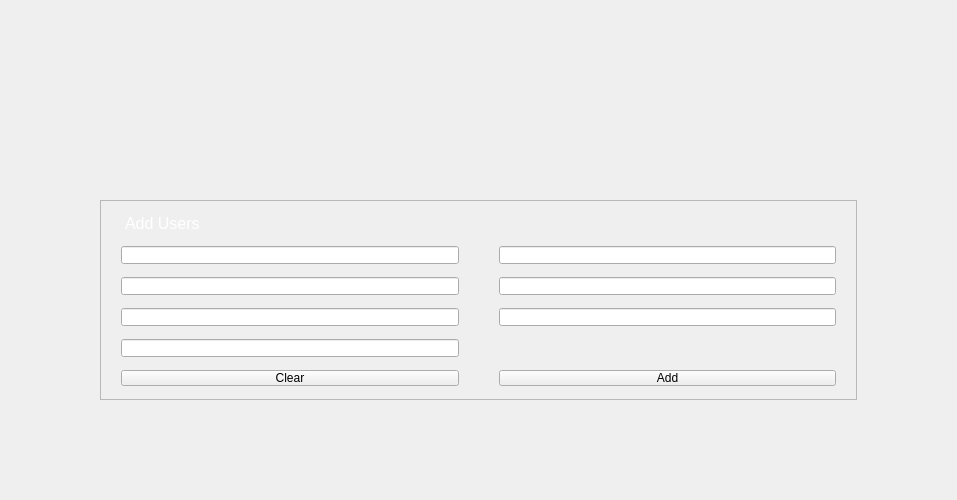
<?xml version="1.0" encoding="UTF-8"?>
<ui version="4.0">
 <class>Users</class>
 <widget class="QWidget" name="Users">
  <property name="geometry">
   <rect>
    <x>0</x>
    <y>0</y>
    <width>957</width>
    <height>500</height>
   </rect>
  </property>
  <property name="minimumSize">
   <size>
    <width>0</width>
    <height>0</height>
   </size>
  </property>
  <property name="maximumSize">
   <size>
    <width>16777215</width>
    <height>700</height>
   </size>
  </property>
  <property name="windowTitle">
   <string>Form</string>
  </property>
  <property name="styleSheet">
   <string notr="true"/>
  </property>
  <layout class="QGridLayout" name="gridLayout_2">
   <property name="leftMargin">
    <number>100</number>
   </property>
   <property name="topMargin">
    <number>200</number>
   </property>
   <property name="rightMargin">
    <number>100</number>
   </property>
   <property name="bottomMargin">
    <number>100</number>
   </property>
   <property name="horizontalSpacing">
    <number>100</number>
   </property>
   <property name="verticalSpacing">
    <number>20</number>
   </property>
   <item row="2" column="0">
    <widget class="QScrollArea" name="scrollArea">
     <property name="widgetResizable">
      <bool>true</bool>
     </property>
     <widget class="QWidget" name="scrollAreaWidgetContents">
      <property name="geometry">
       <rect>
        <x>0</x>
        <y>0</y>
        <width>753</width>
        <height>196</height>
       </rect>
      </property>
      <property name="styleSheet">
       <string notr="true">QLineEdit, QLabel{
	margin-right:20px;
	margin-left:20px;
	color: rgb(255, 255, 255);
}
QPushButton{
	margin-right:20px;
	margin-left:20px;
}
</string>
      </property>
      <layout class="QGridLayout" name="gridLayout">
       <property name="leftMargin">
        <number>0</number>
       </property>
       <property name="topMargin">
        <number>0</number>
       </property>
       <property name="rightMargin">
        <number>0</number>
       </property>
       <property name="bottomMargin">
        <number>0</number>
       </property>
       <property name="spacing">
        <number>0</number>
       </property>
       <item row="1" column="0">
        <widget class="QLineEdit" name="StudentIdLineEdit">
         <property name="sizePolicy">
          <sizepolicy hsizetype="Preferred" vsizetype="Fixed">
           <horstretch>0</horstretch>
           <verstretch>0</verstretch>
          </sizepolicy>
         </property>
         <property name="styleSheet">
          <string notr="true"/>
         </property>
         <property name="placeholderText">
          <string>Student ID</string>
         </property>
        </widget>
       </item>
       <item row="3" column="1">
        <widget class="QLineEdit" name="ContactNumberLineEdit">
         <property name="sizePolicy">
          <sizepolicy hsizetype="Preferred" vsizetype="Fixed">
           <horstretch>0</horstretch>
           <verstretch>0</verstretch>
          </sizepolicy>
         </property>
         <property name="styleSheet">
          <string notr="true"/>
         </property>
         <property name="placeholderText">
          <string>Contact Number</string>
         </property>
        </widget>
       </item>
       <item row="2" column="0">
        <widget class="QLineEdit" name="FirstNameLineEdit">
         <property name="sizePolicy">
          <sizepolicy hsizetype="Preferred" vsizetype="Fixed">
           <horstretch>0</horstretch>
           <verstretch>0</verstretch>
          </sizepolicy>
         </property>
         <property name="styleSheet">
          <string notr="true"/>
         </property>
         <property name="placeholderText">
          <string>First Name</string>
         </property>
        </widget>
       </item>
       <item row="4" column="0">
        <widget class="QLineEdit" name="PasswordLineEdit">
         <property name="sizePolicy">
          <sizepolicy hsizetype="Preferred" vsizetype="Fixed">
           <horstretch>0</horstretch>
           <verstretch>0</verstretch>
          </sizepolicy>
         </property>
         <property name="styleSheet">
          <string notr="true"/>
         </property>
         <property name="echoMode">
          <enum>QLineEdit::Password</enum>
         </property>
         <property name="placeholderText">
          <string>Password</string>
         </property>
        </widget>
       </item>
       <item row="2" column="1">
        <widget class="QLineEdit" name="EmailAddressLineEdit">
         <property name="sizePolicy">
          <sizepolicy hsizetype="Preferred" vsizetype="Fixed">
           <horstretch>0</horstretch>
           <verstretch>0</verstretch>
          </sizepolicy>
         </property>
         <property name="styleSheet">
          <string notr="true"/>
         </property>
         <property name="placeholderText">
          <string>Email Address</string>
         </property>
        </widget>
       </item>
       <item row="5" column="1">
        <widget class="QPushButton" name="AddUserButton">
         <property name="sizePolicy">
          <sizepolicy hsizetype="Preferred" vsizetype="Fixed">
           <horstretch>0</horstretch>
           <verstretch>0</verstretch>
          </sizepolicy>
         </property>
         <property name="styleSheet">
          <string notr="true"/>
         </property>
         <property name="text">
          <string>Add</string>
         </property>
         <property name="default">
          <bool>false</bool>
         </property>
         <property name="flat">
          <bool>false</bool>
         </property>
        </widget>
       </item>
       <item row="3" column="0">
        <widget class="QLineEdit" name="LastNameLineEdit">
         <property name="sizePolicy">
          <sizepolicy hsizetype="Preferred" vsizetype="Fixed">
           <horstretch>0</horstretch>
           <verstretch>0</verstretch>
          </sizepolicy>
         </property>
         <property name="styleSheet">
          <string notr="true"/>
         </property>
         <property name="placeholderText">
          <string>Last Name</string>
         </property>
        </widget>
       </item>
       <item row="5" column="0">
        <widget class="QPushButton" name="ClearButton">
         <property name="sizePolicy">
          <sizepolicy hsizetype="Preferred" vsizetype="Fixed">
           <horstretch>0</horstretch>
           <verstretch>0</verstretch>
          </sizepolicy>
         </property>
         <property name="styleSheet">
          <string notr="true"/>
         </property>
         <property name="text">
          <string>Clear</string>
         </property>
         <property name="default">
          <bool>false</bool>
         </property>
         <property name="flat">
          <bool>false</bool>
         </property>
        </widget>
       </item>
       <item row="1" column="1">
        <widget class="QLineEdit" name="MiddleNameLineEdit">
         <property name="sizePolicy">
          <sizepolicy hsizetype="Preferred" vsizetype="Fixed">
           <horstretch>0</horstretch>
           <verstretch>0</verstretch>
          </sizepolicy>
         </property>
         <property name="styleSheet">
          <string notr="true"/>
         </property>
         <property name="placeholderText">
          <string>Middle Name</string>
         </property>
        </widget>
       </item>
       <item row="0" column="0">
        <widget class="QLabel" name="label">
         <property name="sizePolicy">
          <sizepolicy hsizetype="Preferred" vsizetype="Fixed">
           <horstretch>0</horstretch>
           <verstretch>0</verstretch>
          </sizepolicy>
         </property>
         <property name="font">
          <font>
           <pointsize>12</pointsize>
          </font>
         </property>
         <property name="text">
          <string>Add Users</string>
         </property>
        </widget>
       </item>
      </layout>
     </widget>
    </widget>
   </item>
  </layout>
 </widget>
 <resources/>
 <connections/>
</ui>
